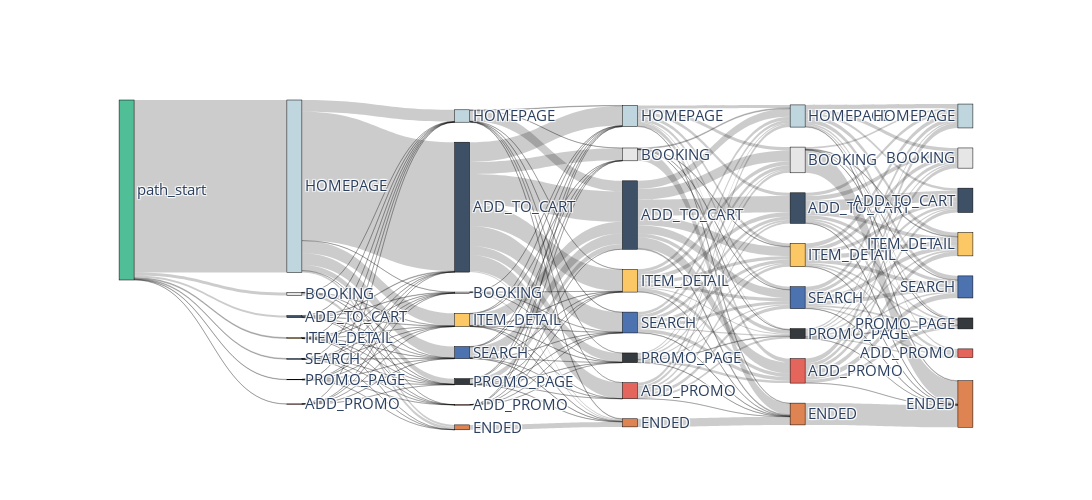

Notebook cell for this chart:
### Code cell
# Sankey Diagram로 시각화, session_id별 이동 흐름 파악
# 4. 21fw 시즌 

stream_21fw.step_sankey(
    threshold=0.02,
    width=1200,  
    height=500,  
    max_steps=6
)

### Figure 1 — Plotly figure (JSON) as saved in the notebook; plotly's stock layout.template omitted (floating-point values rounded to 4 significant figures; data arrays with more than 128 entries replaced by an {"elided": "..."} marker saying what was removed)
{"data": [{"arrangement": "snap", "link": {"hovertemplate": "%{value} unique users went from %{source.label} to %{target.label}.<br /><br />It took them %{label} in average.<extra></extra>", "label": {"elided": "215 str values"}, "source": {"elided": "215 int values"}, "target": {"elided": "215 int values"}, "value": {"elided": "215 int values"}}, "node": {"color": ["rgb(80, 190, 151)", "rgb(191, 214, 222)", "rgb(230, 230, 230)", "rgb(62, 80, 102)", "rgb(252, 200, 101)", "rgb(76, 114, 176)", "rgb(53, 58, 62)", "rgb(228, 101, 92)", "rgb(191, 214, 222)", "rgb(230, 230, 230)", "rgb(62, 80, 102)", "rgb(252, 200, 101)", "rgb(76, 114, 176)", "rgb(53, 58, 62)", "rgb(228, 101, 92)", "rgb(221, 132, 82)", "rgb(191, 214, 222)", "rgb(230, 230, 230)", "rgb(62, 80, 102)", "rgb(252, 200, 101)", "rgb(76, 114, 176)", "rgb(53, 58, 62)", "rgb(228, 101, 92)", "rgb(221, 132, 82)", "rgb(191, 214, 222)", "rgb(230, 230, 230)", "rgb(62, 80, 102)", "rgb(252, 200, 101)", "rgb(76, 114, 176)", "rgb(53, 58, 62)", "rgb(228, 101, 92)", "rgb(221, 132, 82)", "rgb(191, 214, 222)", "rgb(230, 230, 230)", "rgb(62, 80, 102)", "rgb(252, 200, 101)", "rgb(76, 114, 176)", "rgb(53, 58, 62)", "rgb(228, 101, 92)", "rgb(221, 132, 82)"], "customdata": [100, 95.8, 1.76, 1.13, 0.51, 0.43, 0.24, 0.15, 6.89, 0.66, 72.16, 7.37, 6.73, 3.36, 0.11, 2.73, 11.72, 7.14, 38.02, 12.69, 11.59, 5.39, 8.95, 4.51, 12.33, 14.28, 16.99, 12.98, 12.16, 5.54, 13.62, 12.1, 13.28, 11.22, 13.53, 12.99, 12.27, 6.07, 4.79, 25.85], "hovertemplate": "Total unique users: %{value} (%{customdata}% of total)<extra></extra>", "label": ["path_start", "HOMEPAGE", "BOOKING", "ADD_TO_CART", "ITEM_DETAIL", "SEARCH", "PROMO_PAGE", "ADD_PROMO", "HOMEPAGE", "BOOKING", "ADD_TO_CART", "ITEM_DETAIL", "SEARCH", "PROMO_PAGE", "ADD_PROMO", "ENDED", "HOMEPAGE", "BOOKING", "ADD_TO_CART", "ITEM_DETAIL", "SEARCH", "PROMO_PAGE", "ADD_PROMO", "ENDED", "HOMEPAGE", "BOOKING", "ADD_TO_CART", "ITEM_DETAIL", "SEARCH", "PROMO_PAGE", "ADD_PROMO", "ENDED", "HOMEPAGE", "BOOKING", "ADD_TO_CART", "ITEM_DETAIL", "SEARCH", "PROMO_PAGE", "ADD_PROMO", "ENDED"], "line": {"color": "black", "width": 0.5}, "pad": 20, "thickness": 15, "x": [0.05, 0.23, 0.23, 0.23, 0.23, 0.23, 0.23, 0.23, 0.41, 0.41, 0.41, 0.41, 0.41, 0.41, 0.41, 0.41, 0.59, 0.59, 0.59, 0.59, 0.59, 0.59, 0.59, 0.59, 0.77, 0.77, 0.77, 0.77, 0.77, 0.77, 0.77, 0.77, 0.95, 0.95, 0.95, 0.95, 0.95, 0.95, 0.95, 0.95], "y": [0.05, 0.05, 0.15, 0.3, 0.45, 0.6, 0.75, 0.95, 0.05, 0.17, 0.29, 0.39, 0.52, 0.65, 0.77, 0.95, 0.05, 0.17, 0.29, 0.39, 0.52, 0.65, 0.77, 0.95, 0.05, 0.16, 0.27, 0.38, 0.48, 0.59, 0.7, 0.95, 0.05, 0.14, 0.22, 0.31, 0.39, 0.48, 0.56, 0.95]}, "type": "sankey"}], "layout": {"autosize": true, "font": {"size": 15}, "height": 500, "plot_bgcolor": "white", "width": 1200}}
